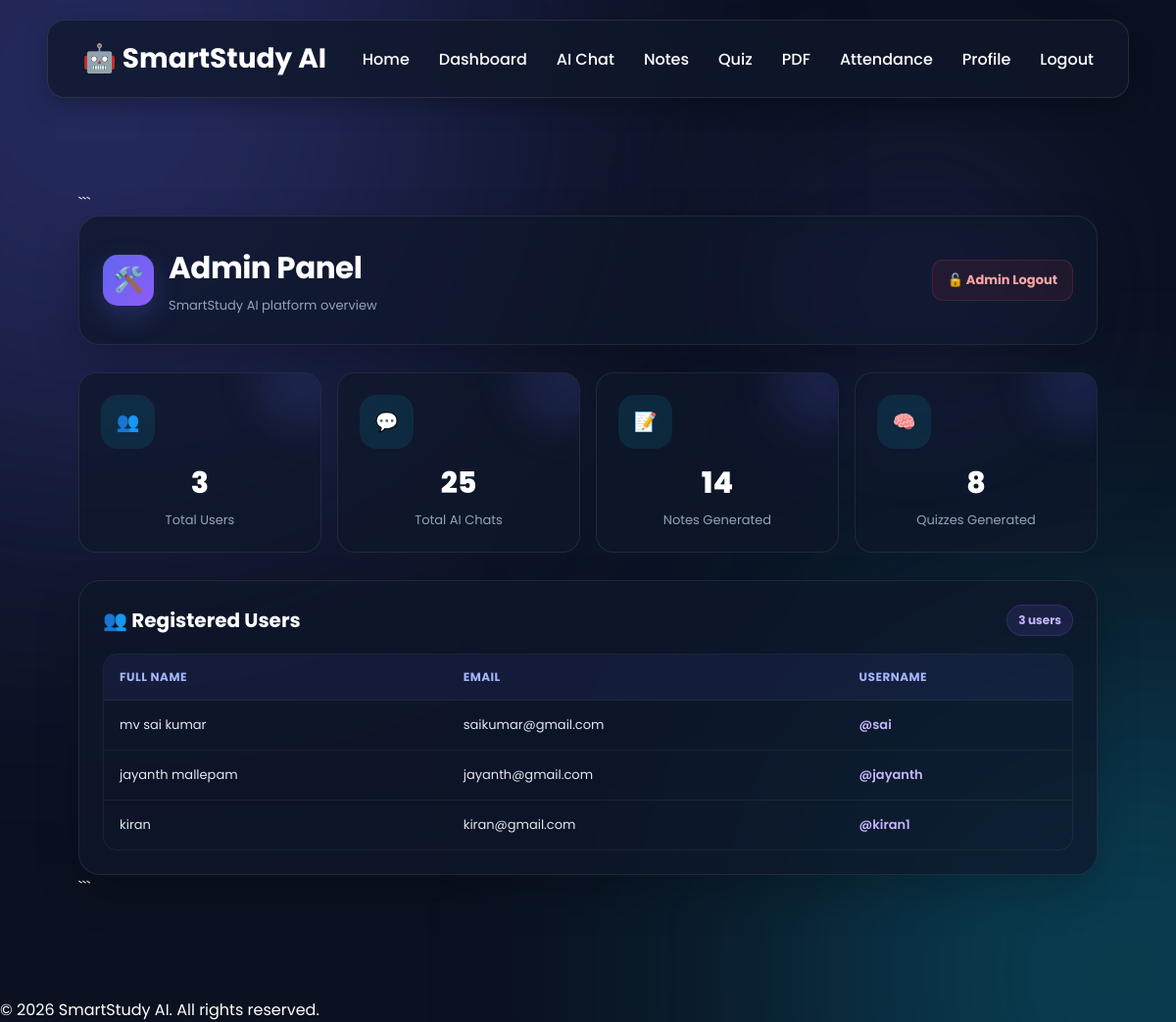
/admin (signed in), run on the app's committed database.
### tables this page shows
CREATE TABLE users(

            id INTEGER PRIMARY KEY AUTOINCREMENT,

            fullname TEXT NOT NULL,

            email TEXT UNIQUE,

            username TEXT UNIQUE,

            password TEXT
        );

### app.py (the view)
@app.route("/admin")
def admin():
    if not session.get("is_admin"):
        return redirect(
            url_for("admin_login")
        )
    conn = get_db_connection()
    total_users = conn.execute(
        """
        SELECT COUNT(*)
        FROM users
        """
    ).fetchone()[0]
    total_chats = conn.execute(
        """
        SELECT COUNT(*)
        FROM chat_history
        """
    ).fetchone()[0]
    total_notes = conn.execute(
        """
        SELECT COUNT(*)
        FROM notes_history
        """
    ).fetchone()[0]
    total_quizzes = conn.execute(
        """
        SELECT COUNT(*)
        FROM quiz_history
        """
    ).fetchone()[0]
    users = conn.execute(
        """
        SELECT
            fullname,
            email,
            username
        FROM users
        ORDER BY id DESC
        """
    ).fetchall()
    conn.close()
    return render_template(
        "admin.html",
        total_users=total_users,
        total_chats=total_chats,
        total_notes=total_notes,
        total_quizzes=total_quizzes,
        users=users
    )

### app.py (called while the page is built)
def get_db_connection():
    conn = sqlite3.connect("database.db")
    conn.row_factory = sqlite3.Row
    return conn

### templates/admin.html (shortened to what this page needs)
{% extends "base.html" %}
{% block content %}
<div class="admin-page">
```
<div class="admin-header">
    <div class="admin-title">
        <div class="admin-icon">
            🛠️
        </div>
        <div>
            <h1>Admin Panel</h1>
            <p>SmartStudy AI platform overview</p>
        </div>
    </div>
    <a href="{{ url_for('admin_logout') }}"
       class="admin-logout">
        🔓 Admin Logout
    </a>
</div>
<div class="stats-grid">
    <div class="stat-card">
        <div class="stat-icon">
            👥
        </div>
        <h2>{{ total_users }}</h2>
        <p>Total Users</p>
    </div>
    <div class="stat-card">
        <div class="stat-icon">
            💬
        </div>
        <h2>{{ total_chats }}</h2>
        <p>Total AI Chats</p>
    </div>
    <div class="stat-card">
        <div class="stat-icon">
            📝
        </div>
        <h2>{{ total_notes }}</h2>
        <p>Notes Generated</p>
    </div>
    <div class="stat-card">
        <div class="stat-icon">
            🧠
        </div>
        <h2>{{ total_quizzes }}</h2>
        <p>Quizzes Generated</p>
    </div>
</div>
<div class="users-section">
    <div class="section-heading">
        <h2>
            👥 Registered Users
        </h2>
        <span class="user-count">
            {{ total_users }} users
        </span>
    </div>
    <div class="table-wrapper">
        <table class="admin-table">
            <thead>
                <tr>
                    <th>Full Name</th>
                    <th>Email</th>
                    <th>Username</th>
                </tr>
            </thead>
            <tbody>
                {% if users %}
                    {% for user in users %}
                    <tr>
                        <td>
                            {{ user["fullname"] }}
                        </td>
                        <td>
                            {{ user["email"] }}
                        </td>
                        <td class="username-cell">
                            @{{ user["username"] }}
                        </td>
                    </tr>
                    {% endfor %}
                {% endif %}
            </tbody>
        </table>
    </div>
</div>
```
</div>
{% endblock %}

### static/css/style.css (style rules this page uses)
* { margin:0; padding:0; box-sizing:border-box; font-family:'Poppins',sans-serif; }
html { scroll-behavior:smooth; }
body { background:#0b1120; color:white; overflow-x:hidden; min-height:100vh; }
body::before { content:""; position:fixed; width:700px; height:700px; background:#6366f1; filter:blur(180px); top:-250px; left:-250px; opacity:.35; z-index:-2; animation:move1 12s infinite alternate; }
body::after { content:""; position:fixed; width:600px; height:600px; background:#06b6d4; filter:blur(170px); bottom:-250px; right:-250px; opacity:.35; z-index:-2; animation:move2 15s infinite alternate; }
.stats-grid { display:grid; grid-template-columns:repeat(auto-fit,minmax(220px,1fr)); gap:25px; margin-bottom:40px; }
.stat-card { text-align:center; padding:30px; }
.stat-icon { width: 55px; height: 55px; display: flex; align-items: center; justify-content: center; border-radius: 17px; font-size: 25px; background: rgba(6,182,212,.12); }
.admin-logout { display: inline-block; margin: 20px 0; padding: 12px 20px; border-radius: 12px; color: white; text-decoration: none; background: rgba(239, 68, 68, 0.15); border: 1px solid rgba(239, 68, 68, 0.3); transition: 0.3s ease; }

### data on the page
users: fullname "mv sai kumar", email "saikumar@gmail.com", username "sai"
users: fullname "jayanth mallepam", email "jayanth@gmail.com", username "jayanth"
users: fullname "kiran", email "kiran@gmail.com", username "kiran1"

### other printed values
{{ total_users }} "3"
{{ total_chats }} "25"
{{ total_notes }} "14"
{{ total_quizzes }} "8"
